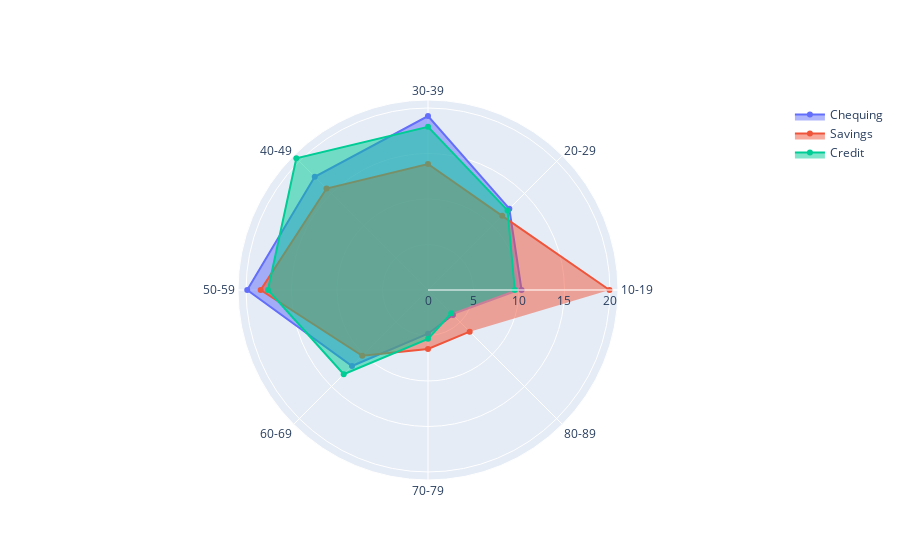

The cell this chart's notebook holds for it:
### Code cell
import plotly.graph_objects as go

fig = go.Figure()

fig.add_trace(go.Scatterpolar(r=Chequing, theta=type_trans, fill='toself', name = 'Chequing'))

fig.add_trace(go.Scatterpolar(r=Savings, theta=type_trans, fill='toself', name = 'Savings'))

fig.add_trace(go.Scatterpolar(r=Credit, theta=type_trans, fill='toself', name = 'Credit'))


fig.show()

### Figure 1 — Plotly figure (JSON) as saved in the notebook; plotly's stock layout.template omitted (floating-point values rounded to 4 significant figures)
{"data": [{"fill": "toself", "name": "Chequing", "r": [10.28, 12.64, 19.12, 17.6, 19.87, 11.81, 4.8, 3.876], "theta": ["10-19", "20-29", "30-39", "40-49", "50-59", "60-69", "70-79", "80-89"], "type": "scatterpolar"}, {"fill": "toself", "name": "Savings", "r": [19.95, 11.53, 13.84, 15.77, 18.39, 10.22, 6.48, 6.48], "theta": ["10-19", "20-29", "30-39", "40-49", "50-59", "60-69", "70-79", "80-89"], "type": "scatterpolar"}, {"fill": "toself", "name": "Credit", "r": [9.536, 12.37, 17.94, 20.47, 17.59, 13.1, 5.37, 3.62], "theta": ["10-19", "20-29", "30-39", "40-49", "50-59", "60-69", "70-79", "80-89"], "type": "scatterpolar"}], "layout": {}}
